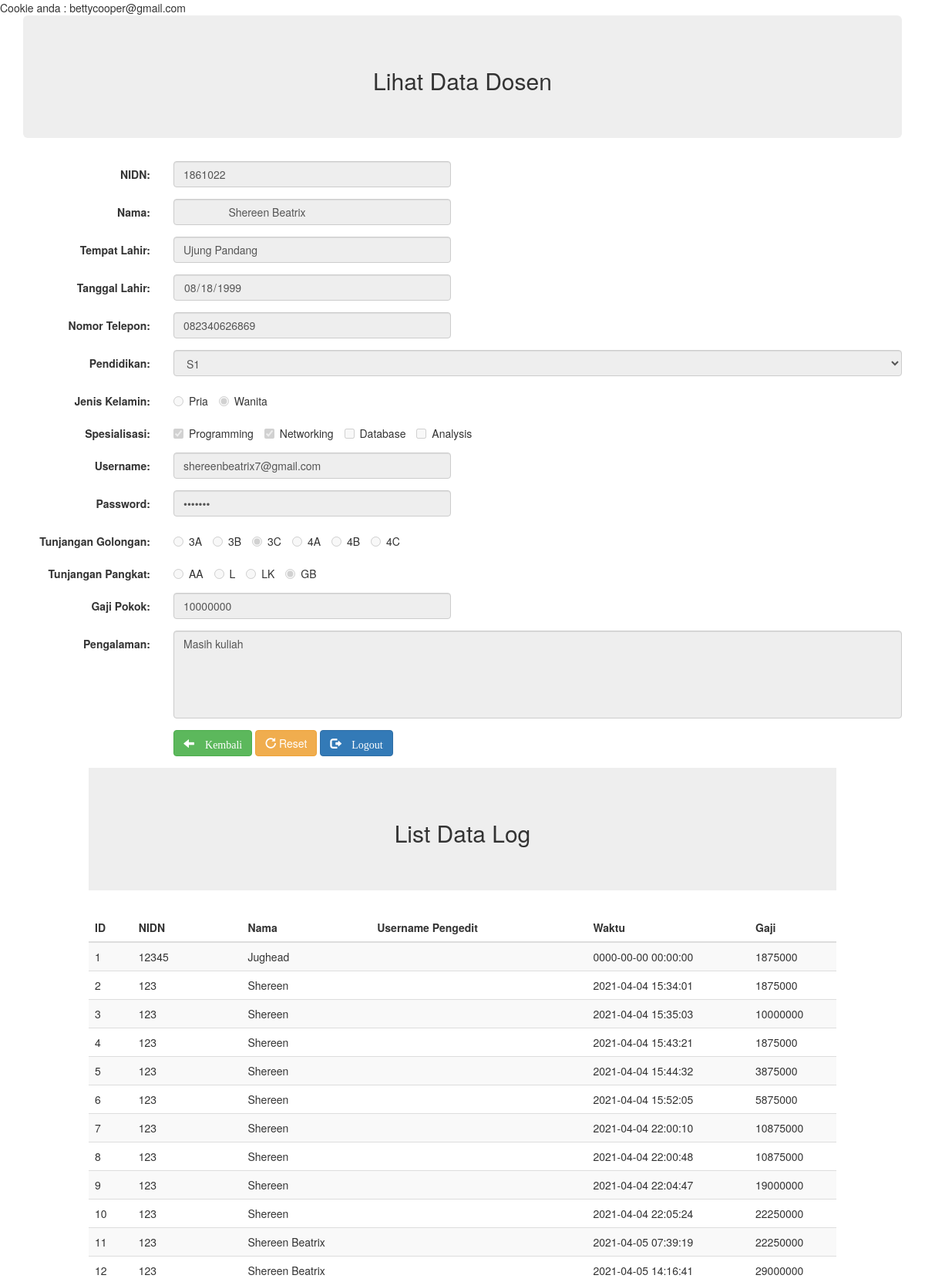
/lihat.php?nidn=1861022 (signed in, upper part), run on the app's committed database.
### tables this page shows
CREATE TABLE `tabel_anggota` (
  `nidn` varchar(50) NOT NULL,
  `nama` text NOT NULL,
  `tempat` text NOT NULL,
  `lahir` date NOT NULL,
  `telepon` text NOT NULL,
  `pendidikan` enum('S1','S2','S3') NOT NULL,
  `jenis_kelamin` enum('Pria','Wanita') NOT NULL,
  `keahlian` text NOT NULL,
  `username` text NOT NULL,
  `password` text NOT NULL,
  `tunjangan_golongan` text NOT NULL,
  `tunjangan_pangkat` text NOT NULL,
  `pengalaman` text NOT NULL,
  `gaji_pokok` text NOT NULL,
  `total` text NOT NULL
);

CREATE TABLE `log` (
  `id` int(100) NOT NULL,
  `nidn` varchar(50) NOT NULL,
  `nama` text NOT NULL,
  `username` text NOT NULL,
  `waktu` datetime NOT NULL,
  `gaji` text NOT NULL
);

### lihat.php (the view, shortened to what this page needs)
<!DOCTYPE html>
<html lang="en">
<head>
 <link rel="stylesheet" href="css/bootstrap.min.css">
 <link rel="stylesheet" href="https://maxcdn.bootstrapcdn.com/bootstrap/3.4.1/css/bootstrap.min.css">
</head>
<body>
<?php
 include "koneksi.php";
 $nidn = $_GET['nidn'];
 $queryinfo = mysqli_query($connect, "SELECT * FROM tabel_anggota WHERE nidn='$nidn'");
 $info = mysqli_fetch_array($queryinfo);
 	$uname = $_COOKIE['username'];
		?>
Cookie anda : <?=$uname?>
<BR>
<div class="container">
    <div class="jumbotron text-center">
    <h2>Lihat Data Dosen</h2>
    </div>
    <form class="form-horizontal" method="post" action="input.php">
        <div class="form-group">
            <label class="control-label col-sm-2" for="nidn">NIDN:</label>
            <div class="col-sm-4">
            <input type="text" class="form-control" id="nidn" placeholder="Masukkan NIDN" name="nidn" value="<?=$info['nidn']?>" readonly>
            </div>
        </div>
        <div class="form-group">
            <label class="control-label col-sm-2" for="nama">Nama:</label>
            <div class="col-sm-4">
            <input type="text" class="form-control" id="nama" placeholder="Masukkan Nama" name="nama" value=" <?=$info['nama']?>"readonly>
            </div>
        </div>
        <div class="form-group">
            <label class="control-label col-sm-2"  for="tempat">Tempat Lahir:</label>
            <div class="col-sm-4">
            <input type="text" class="form-control" id="tempat" placeholder="Masukkan Tempat Lahir" name="tempat" value="<?=$info['tempat']?>"readonly>
            </div>
        </div>
        <div class="form-group">
            <label class="control-label col-sm-2" for="lahir">Tanggal Lahir:</label>
            <div class="col-sm-4">
            <input type="date" class="form-control" id="lahir" placeholder="Masukkan Tanggal Lahir" name="lahir" value="<?=$info['lahir']?>"readonly>
            </div>
        </div>
        <div class="form-group">
            <label class="control-label col-sm-2" for="telepon">Nomor Telepon:</label>
            <div class="col-sm-4">
            <input type="tel" class="form-control" id="telepon" placeholder="Masukkan Nomor Telepon" name="telepon" value="<?=$info['telepon']?>"readonly>
            </div>
        </div>
        <div class="form-group">
            <label class="control-label col-sm-2" for="pendidikan">Pendidikan:</label>
            <div class="col-sm-10">  <select class="form-control" id="pendidikan" name="pendidikan" readonly>
                <option value='S1' <?php if
                    ($info['pendidikan'] == "S1") echo "selected"; ?>>S1</option>
                </select>
            </div>
        </div>
        <div class="form-group">
            <label class="control-label col-sm-2" for="jk">Jenis Kelamin:</label>
            <div class="col-sm-10">
            <label class="radio-inline" ><input type="radio" id="jk"  disabled name="jk" value="Pria" <?php if
                ($info['jenis_kelamin'] == "Pria") echo "checked"; ?>> Pria</label>
            <label class="radio-inline"><input type="radio" id="jk" disabled name="jk" value="Wanita" <?php if
                ($info['jenis_kelamin'] == "Wanita") echo "checked"; ?>> Wanita</label>
            </div>
        </div>
        <div class="form-group">
            <label class="control-label col-sm-2" for="ahli">Spesialisasi:</label>
            <div class="col-sm-10">
                <label class="checkbox-inline" ><input type='checkbox' disabled name='ahli[]' value='Programming' id="ahli"
                    <?php if (preg_match("/Programming/", $info['keahlian'])) echo "checked"; ?>> Programming</label>
                <label class="checkbox-inline" ><input type='checkbox' disabled name='ahli[]' value='Networking' id="ahli"
                    <?php if (preg_match("/Networking/", $info['keahlian'])) echo "checked"; ?>> Networking</label>
                <label class="checkbox-inline" ><input type='checkbox' disabled name='ahli[]' value='Database' id="ahli"
                    <?php if (preg_match("/Database/", $info['keahlian'])) echo "checked"; ?>> Database</label>
                <label class="checkbox-inline" ><input type='checkbox' disabled name='ahli[]' value='Analysis' id="ahli"
                <?php if (preg_match("/System/", $info['keahlian'])) echo "checked"; ?>> Analysis</label>
            </div>
        </div>
        <div class="form-group">
            <label class="control-label col-sm-2" for="username">Username:</label>
            <div class="col-sm-4">
            <input type="email" class="form-control" name="username" placeholder="Input Username" name="username" readonly value="<?=$info['username']?>">
            </div>
        </div>
        <div class="form-group">
            <label class="control-label col-sm-2" for="password">Password:</label>
            <div class="col-sm-4">
            <input type="password" class="form-control" name="password" placeholder="Input Password" name="password" readonly value="<?=$info['password']?>">
            </div>
        </div>
        <div class="form-group">
            <label class="control-label col-sm-2" for="tg">Tunjangan Golongan:</label>
            <div class="col-sm-10">
            <label class="radio-inline" ><input type="radio" id="tg" disabled name="tg" value="3A" <?php if
                ($info['tunjangan_golongan'] == "3A") echo "checked"; ?>> 3A</label>
            <label class="radio-inline"><input type="radio" id="tg" disabled name="tg" value="3B" <?php if
                ($info['tunjangan_golongan'] == "3B") echo "checked"; ?>> 3B</label>
            <label class="radio-inline"><input type="radio" id="tg" disabled name="tg" value="3C" <?php if
                ($info['tunjangan_golongan'] == "3C") echo "checked"; ?>> 3C</label>
            <label class="radio-inline" ><input type="radio" id="tg" disabled name="tg" value="4A" <?php if
                ($info['tunjangan_golongan'] == "4A") echo "checked"; ?>> 4A</label>
            <label class="radio-inline"><input type="radio" id="tg" disabled name="tg" value="4B" <?php if
                ($info['tunjangan_golongan'] == "4B") echo "checked"; ?>> 4B</label>
            <label class="radio-inline"><input type="radio" id="tg" disabled name="tg" value="4C" <?php if
                ($info['tunjangan_golongan'] == "4C") echo "checked"; ?>> 4C</label>
            </div>
        </div>
        <div class="form-group">
            <label class="control-label col-sm-2" for="tp">Tunjangan Pangkat:</label>
            <div class="col-sm-10">
            <label class="radio-inline" ><input type="radio" id="tp" disabled name="tp" value="AA" <?php if
                ($info['tunjangan_pangkat'] == "AA") echo "checked"; ?>> AA</label>
            <label class="radio-inline" ><input type="radio" id="tp" disabled name="tp" value="L" <?php if
                ($info['tunjangan_pangkat'] == "L") echo "checked"; ?>> L</label>
            <label class="radio-inline" ><input type="radio" id="tp" disabled name="tp" value="LK" <?php if
                ($info['tunjangan_pangkat'] == "LK") echo "checked"; ?>> LK</label>
            <label class="radio-inline" ><input type="radio" id="tp" disabled name="tp" value="GB" <?php if
                ($info['tunjangan_pangkat'] == "GB") echo "checked"; ?>> GB</label>
            </div>
        </div>
        <div class="form-group">
            <label class="control-label col-sm-2" for="gp">Gaji Pokok:</label>
            <div class="col-sm-4">
            <input type="text" class="form-control" id="gp" name="gp" value="<?=$info['gaji_pokok']?>"readonly >
            </div>
        </div>
        <div class="form-group">
            <label class="control-label col-sm-2" for="pengalaman">Pengalaman:</label>
            <div class="col-sm-10">
            <textarea class="form-control" rows="5" style="resize: none" id="pengalaman" readonly name="pengalaman"><?=$info['pengalaman']?></textarea>
            </div>
        </div>
        <div class="form-group">
            <div class="col-sm-offset-2 col-sm-10">
            <a href="input.php" class="btn btn-success"><span class="glyphicon glyphicon-arrow-left"> Kembali</a>
            <button type="reset" class="btn btn-warning"><span class="glyphicon glyphicon-repeat"></span> Reset</button>
            <a href="logout.php" class="btn btn-primary"><span class="glyphicon glyphicon-log-out"> Logout</a>
            </div>
        </div>
    </div>
    <div class="table-responsive col-sm-10 col-sm-offset-1">
    <div class="jumbotron text-center">
    <h2>List Data Log</h2>
    </div>
        <table class="table table-striped ">
        <thead>
            <tr>
                <th>ID</th>
                <th>NIDN</th>
                <th>Nama</th>
                <th>Username Pengedit</th>
                <th>Waktu</th>
                <th>Gaji</th>
            </tr>
        </thead>
        <tbody>
        <?php
        $queryanggota = mysqli_query($connect, "SELECT * FROM log ORDER BY id");
        $jumanggota = mysqli_num_rows($queryanggota);
        if ($jumanggota == 0)
        {
        ?>
        <tr>
        <td colspan="12" class="danger">Data Anggota Masih Kosong</td>
        </tr>
    <?php
        }
        else
        {
            while ($anggota = mysqli_fetch_array($queryanggota))
            {
    ?>
        <tr>
            <td><?=$anggota['id']?></td>
            <td><?=$anggota['nidn']?></td>
            <td><?=$anggota['nama']?></td>
            <td><?=$anggota['username']?></td>
            <td><?=$anggota['waktu']?></td>
            <td><?=$anggota['gaji']?></td>
        </tr>
    <?php
            }
        }
    ?>
    </div>
</body>
</html>

### data on the page
tabel_anggota: nidn "1861022", nama "Shereen Beatrix", tempat "Ujung Pandang", lahir "08/18/1999", telepon "082340626869", pendidikan "S1", jenis_kelamin "☐ Jenis Kelamin:", jenis_kelamin "☑ Wanita", keahlian "☑", username "shereenbeatrix7@gmail.com", tunjangan_golongan "☐ Tunjangan Golongan:", tunjangan_golongan "☐ 3B", tunjangan_golongan "☑ 3C", tunjangan_golongan "☐ 4A", tunjangan_golongan "☐ 4B", tunjangan_golongan "☐ 4C", tunjangan_pangkat "☐ Tunjangan Pangkat:", tunjangan_pangkat "☐ L", tunjangan_pangkat "☐ LK", tunjangan_pangkat "☑ GB", gp "10000000", pengalaman "Masih kuliah"
log: id "1", nidn "12345", nama "Jughead", waktu "0000-00-00 00:00:00", gaji "1875000"
log: id "2", nidn "123", nama "Shereen", waktu "2021-04-04 15:34:01", gaji "1875000"
log: id "3", nidn "123", nama "Shereen", waktu "2021-04-04 15:35:03", gaji "10000000"
log: id "4", nidn "123", nama "Shereen", waktu "2021-04-04 15:43:21", gaji "1875000"
log: id "5", nidn "123", nama "Shereen", waktu "2021-04-04 15:44:32", gaji "3875000"
log: id "6", nidn "123", nama "Shereen", waktu "2021-04-04 15:52:05", gaji "5875000"
log: id "7", nidn "123", nama "Shereen", waktu "2021-04-04 22:00:10", gaji "10875000"
log: id "8", nidn "123", nama "Shereen", waktu "2021-04-04 22:00:48", gaji "10875000"
log: id "9", nidn "123", nama "Shereen", waktu "2021-04-04 22:04:47", gaji "19000000"
log: id "10", nidn "123", nama "Shereen", waktu "2021-04-04 22:05:24", gaji "22250000"
log: id "11", nidn "123", nama "Shereen Beatrix", waktu "2021-04-05 07:39:19", gaji "22250000"
log: id "12", nidn "123", nama "Shereen Beatrix", waktu "2021-04-05 14:16:41", gaji "29000000"

### other printed values
$uname "bettycooper@gmail.com"
